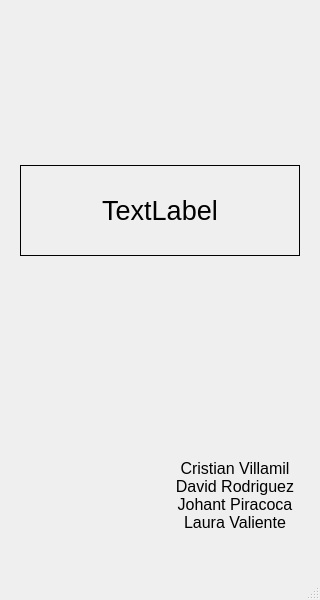
<?xml version="1.0" encoding="UTF-8"?>
<ui version="4.0">
 <class>MainWindow</class>
 <widget class="QMainWindow" name="MainWindow">
  <property name="geometry">
   <rect>
    <x>0</x>
    <y>0</y>
    <width>320</width>
    <height>600</height>
   </rect>
  </property>
  <property name="windowTitle">
   <string>Lectura de Pin Digital</string>
  </property>
  <widget class="QWidget" name="centralwidget">
   <widget class="QLabel" name="logo_label">
    <property name="geometry">
     <rect>
      <x>10</x>
      <y>420</y>
      <width>150</width>
      <height>150</height>
     </rect>
    </property>
    <property name="text">
     <string/>
    </property>
    <property name="pixmap">
     <pixmap>logo_ecci2.png</pixmap>
    </property>
    <property name="scaledContents">
     <bool>true</bool>
    </property>
   </widget>
   <widget class="QLabel" name="students_label">
    <property name="geometry">
     <rect>
      <x>160</x>
      <y>420</y>
      <width>150</width>
      <height>150</height>
     </rect>
    </property>
    <property name="font">
     <font>
      <pointsize>12</pointsize>
     </font>
    </property>
    <property name="text">
     <string>Cristian Villamil
David Rodriguez
Johant Piracoca
Laura Valiente</string>
    </property>
    <property name="alignment">
     <set>Qt::AlignmentFlag::AlignCenter</set>
    </property>
   </widget>
   <widget class="QLabel" name="status_label">
    <property name="geometry">
     <rect>
      <x>20</x>
      <y>165</y>
      <width>280</width>
      <height>91</height>
     </rect>
    </property>
    <property name="font">
     <font>
      <pointsize>20</pointsize>
     </font>
    </property>
    <property name="frameShape">
     <enum>QFrame::Shape::Box</enum>
    </property>
    <property name="text">
     <string>TextLabel</string>
    </property>
    <property name="alignment">
     <set>Qt::AlignmentFlag::AlignCenter</set>
    </property>
   </widget>
  </widget>
  <widget class="QMenuBar" name="menubar">
   <property name="geometry">
    <rect>
     <x>0</x>
     <y>0</y>
     <width>320</width>
     <height>21</height>
    </rect>
   </property>
  </widget>
  <widget class="QStatusBar" name="statusbar"/>
 </widget>
 <resources/>
 <connections/>
</ui>
